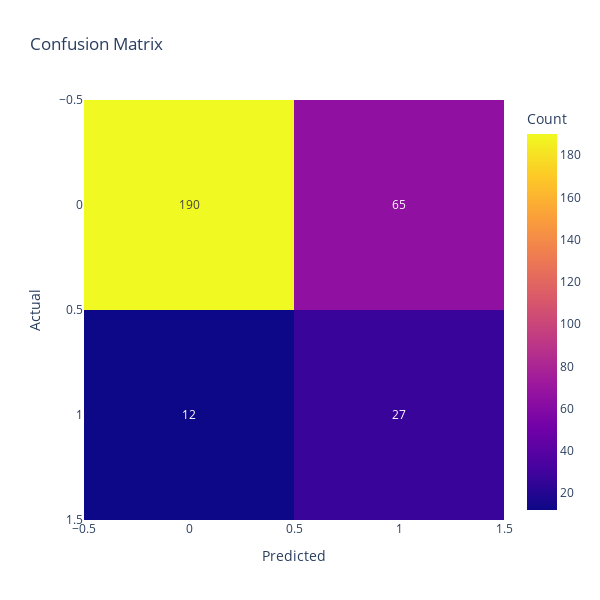

The notebook cell saved with this chart:
### Markdown cell above
### Confusion Matrix

### Code cell
# Confusion Matrix
conf_matrix = confusion_matrix(y_test, y_pred)
fig = px.imshow(conf_matrix, text_auto=True, title='Confusion Matrix', labels=dict(x='Predicted', y='Actual', color='Count'))
fig.update_layout(width=600, height=600)
fig.show()

### Figure 1 — Plotly figure (JSON) as saved in the notebook; plotly's stock layout.template omitted (floating-point values rounded to 4 significant figures)
{"data": [{"coloraxis": "coloraxis", "hovertemplate": "Predicted: %{x}<br>Actual: %{y}<br>Count: %{z}<extra></extra>", "name": "0", "texttemplate": "%{z}", "type": "heatmap", "xaxis": "x", "yaxis": "y", "z": [[190, 65], [12, 27]]}], "layout": {"coloraxis": {"colorbar": {"title": {"text": "Count"}}, "colorscale": [[0, "#0d0887"], [0.1111, "#46039f"], [0.2222, "#7201a8"], [0.3333, "#9c179e"], [0.4444, "#bd3786"], [0.5556, "#d8576b"], [0.6667, "#ed7953"], [0.7778, "#fb9f3a"], [0.8889, "#fdca26"], [1, "#f0f921"]]}, "height": 600, "title": {"text": "Confusion Matrix"}, "width": 600, "xaxis": {"anchor": "y", "autorange": true, "constrain": "domain", "domain": [0.008197, 0.9918], "range": [-0.5, 1.5], "scaleanchor": "y", "title": {"text": "Predicted"}}, "yaxis": {"anchor": "x", "autorange": true, "constrain": "domain", "domain": [0, 1], "range": [1.5, -0.5], "title": {"text": "Actual"}}}}
